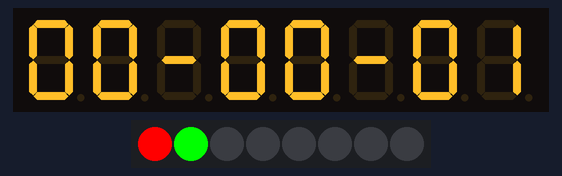
The program below on a simulated ESP32. On the bench: 8-digit seven-segment display, 8 RGB LEDs in strip order, left to right. Wiring (inferred from the names in the program): TM1638 display and keys: STB GPIO 15; clock GPIO 2; DIO GPIO 4.

Above: at 0.3 s.
At 5.12 s:
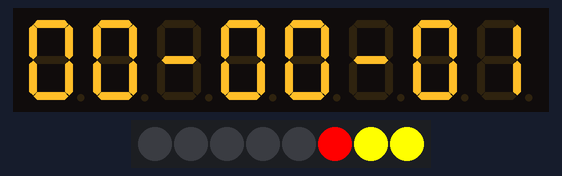
At 9.64 s:
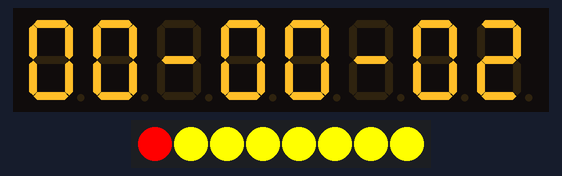
At 18.98 s:
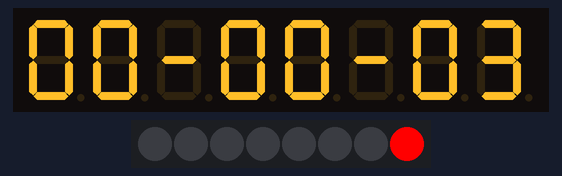
At 28.83 s:
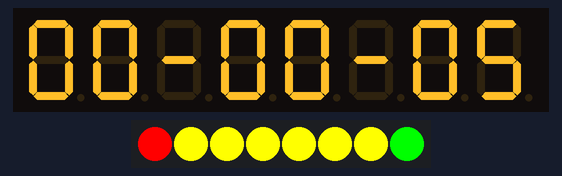
At 38.97 s:
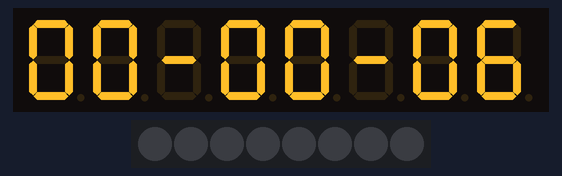
Timing chart, 0 to 40.0 s (numbered marks = the images above):
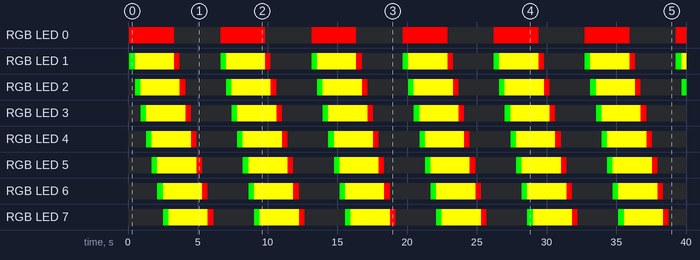

Measured:
- by itself, RGB LED 0: alternates RGB(255, 0, 0) for 3.2 s and off for 3.3 s
- by itself, RGB LED 1–7: repeats every 6.5 s: RGB(255, 255, 0) 2.8 s, RGB(255, 0, 0) 0.40 s, off 2.9 s, RGB(0, 255, 0) 0.40 s
- what the display in image 0 shows lasts 0.4 s, from 0.1 s to 0.5 s

The program:

main.cpp
```cpp
#include <Arduino.h>

const int stbPin = 15;
const int clockPin = 2;
const int dataPin = 4;
                     /*0*/ /*1*/ /*2*/ /*3*/ /*4*/ /*5*/ /*6*/ /*7*/ /*8*/ /*9*/
uint8_t segCode[] = { 0x3f, 0x06, 0x5b, 0x4f, 0x66, 0x6d, 0x7d, 0x07, 0x7f, 0x6f };
uint8_t dataDisplay[] = { 0x00, 0x00, 0x40, 0x00, 0x00, 0x40, 0x00, 0x00 };
uint8_t gio=0, phut=0, giay=0 ;

void sendCommand(uint8_t value)
{
  digitalWrite(stbPin, LOW);
  shiftOut(dataPin, clockPin, LSBFIRST, value);
  digitalWrite(stbPin, HIGH);
}

void TM1638init()
{
  sendCommand(0x40); // set auto increment mode
  digitalWrite(stbPin, LOW);
  shiftOut(dataPin, clockPin, LSBFIRST, 0xc0);   // set starting address to 0
  for(uint8_t i = 0; i < 16; i++)
  {
    shiftOut(dataPin, clockPin, LSBFIRST, 0x00);
  }
  digitalWrite(stbPin, HIGH);
}

void segDisplay(uint8_t data1, uint8_t data2, uint8_t data3, uint8_t data4, uint8_t data5, uint8_t data6, uint8_t data7, uint8_t data8)
{
  sendCommand(0x40);
  digitalWrite(stbPin, LOW);
  shiftOut(dataPin, clockPin, LSBFIRST, 0xc0);
  shiftOut(dataPin, clockPin, LSBFIRST, data1);
  shiftOut(dataPin, clockPin, LSBFIRST, 0x00);
  shiftOut(dataPin, clockPin, LSBFIRST, data2);
  shiftOut(dataPin, clockPin, LSBFIRST, 0x00);
  shiftOut(dataPin, clockPin, LSBFIRST, data3);
  shiftOut(dataPin, clockPin, LSBFIRST, 0x00);
  shiftOut(dataPin, clockPin, LSBFIRST, data4);
  shiftOut(dataPin, clockPin, LSBFIRST, 0x00);
  shiftOut(dataPin, clockPin, LSBFIRST, data5);
  shiftOut(dataPin, clockPin, LSBFIRST, 0x00);
  shiftOut(dataPin, clockPin, LSBFIRST, data6);
  shiftOut(dataPin, clockPin, LSBFIRST, 0x00);
  shiftOut(dataPin, clockPin, LSBFIRST, data7);
  shiftOut(dataPin, clockPin, LSBFIRST, 0x00);
  shiftOut(dataPin, clockPin, LSBFIRST, data8);
  shiftOut(dataPin, clockPin, LSBFIRST, 0x00);
  digitalWrite(stbPin, HIGH);
}

void setLed(uint8_t value)
{
  pinMode(dataPin, OUTPUT);

  sendCommand(0x44);
  digitalWrite(stbPin, LOW);
  shiftOut(dataPin, clockPin, LSBFIRST, 0xC1 + (7 << 1));
  shiftOut(dataPin, clockPin, LSBFIRST, value);
  digitalWrite(stbPin, HIGH);

  digitalWrite(stbPin, LOW);
  shiftOut(dataPin, clockPin, LSBFIRST, 0xC1 + (6 << 1));
  shiftOut(dataPin, clockPin, LSBFIRST, value >> 1);
  digitalWrite(stbPin, HIGH);

  digitalWrite(stbPin, LOW);
  shiftOut(dataPin, clockPin, LSBFIRST, 0xC1 + (5 << 1));
  shiftOut(dataPin, clockPin, LSBFIRST, value >> 2);
  digitalWrite(stbPin, HIGH);

  digitalWrite(stbPin, LOW);
  shiftOut(dataPin, clockPin, LSBFIRST, 0xC1 + (4 << 1));
  shiftOut(dataPin, clockPin, LSBFIRST, value >> 3);
  digitalWrite(stbPin, HIGH);

  digitalWrite(stbPin, LOW);
  shiftOut(dataPin, clockPin, LSBFIRST, 0xC1 + (3 << 1));
  shiftOut(dataPin, clockPin, LSBFIRST, value >> 4);
  digitalWrite(stbPin, HIGH);

  digitalWrite(stbPin, LOW);
  shiftOut(dataPin, clockPin, LSBFIRST, 0xC1 + (2 << 1));
  shiftOut(dataPin, clockPin, LSBFIRST, value >> 5);
  digitalWrite(stbPin, HIGH);

  digitalWrite(stbPin, LOW);
  shiftOut(dataPin, clockPin, LSBFIRST, 0xC1 + (1 << 1));
  shiftOut(dataPin, clockPin, LSBFIRST, value >> 6);
  digitalWrite(stbPin, HIGH);

  digitalWrite(stbPin, LOW);
  shiftOut(dataPin, clockPin, LSBFIRST, 0xC1 + (0 << 1));
  shiftOut(dataPin, clockPin, LSBFIRST, value >> 7);
  digitalWrite(stbPin, HIGH);
}

void setup()
{
  pinMode(stbPin, OUTPUT);
  pinMode(clockPin, OUTPUT);
  pinMode(dataPin, OUTPUT);

  sendCommand(0x88);  // activate
  TM1638init();
}

void loop()
{
  giay++;
  if(giay>59)
  {
    giay = 0; phut++;
    if(phut>59)
    {
      phut = 0; gio++;
    }
  }
  segDisplay(segCode[gio/10], segCode[gio%10], 0x40, segCode[phut/10], segCode[phut%10], 0x40, segCode[giay/10], segCode[giay%10]);
  delay(100);

  uint8_t y = 0;
  for(int i = 0; i < 8; i++){
    y=(y>>1)+0x80;
    setLed(y);
    delay(400);
  }
  for(int i = 0; i < 8; i++){
    y=y>>1;
    setLed(y);
    delay(400);
  }
}
```
